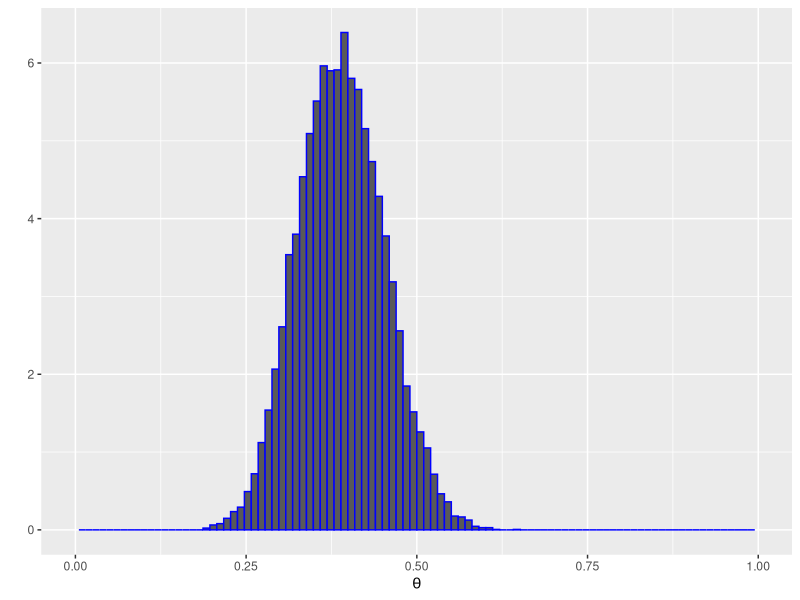
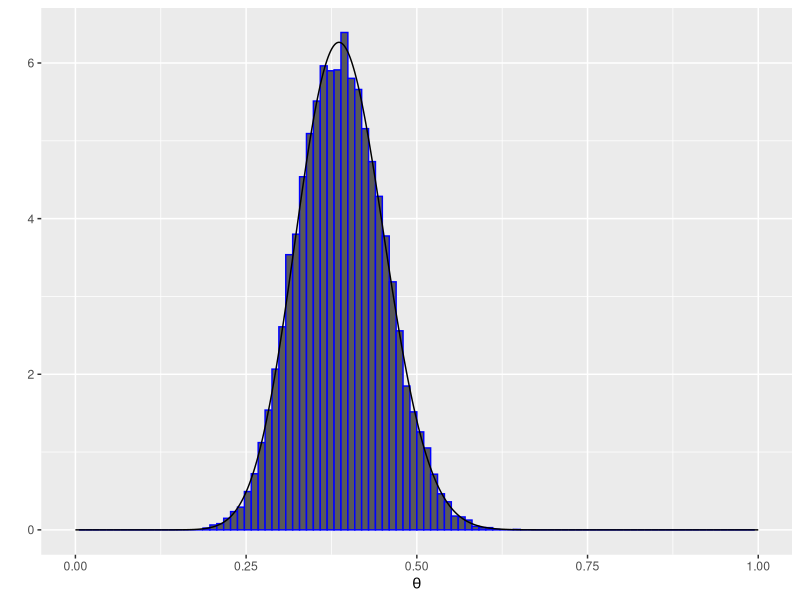

Reproduce these figures in R, in order.
#
# Demo for Lichen Example
#

library(ggplot2)

# generate 1,000,000 draws from prior distn for theta:
     prior.theta = runif(1000000)

# with each value of theta, generate a binomial(57,theta) observation
     x.tilde = rbinom(1000000,57,prior.theta)
    
# if the binomial observation is 22, then keep the corresponding theta
    lichen = data.frame(post.theta = subset(prior.theta,x.tilde==22))

# set up values to plot the exact posterior  
    lichen$theta.values=seq(0,1,length=length(lichen$post.theta))
    lichen$exact.post = dbeta(lichen$theta.values,23,36)

# plot histogram of posterior theta's and superimpose exact posterior
    q = ggplot(lichen,aes(post.theta)) 
    q = q + geom_histogram(aes(y=..density..),color="blue",bins=100)
    q = q + xlab(expression(theta)) + xlim(c(0,1)) + ylab("")
    q
    q + geom_line(aes(x=theta.values,y=exact.post))

